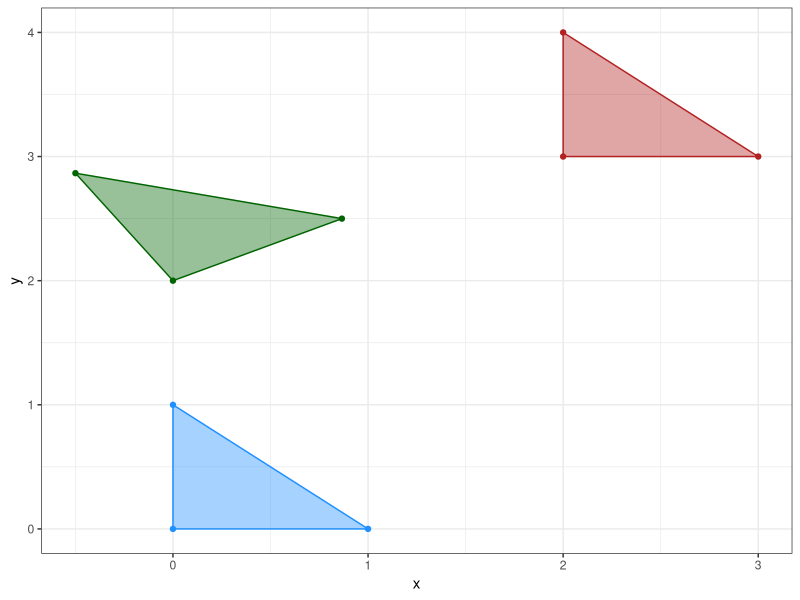
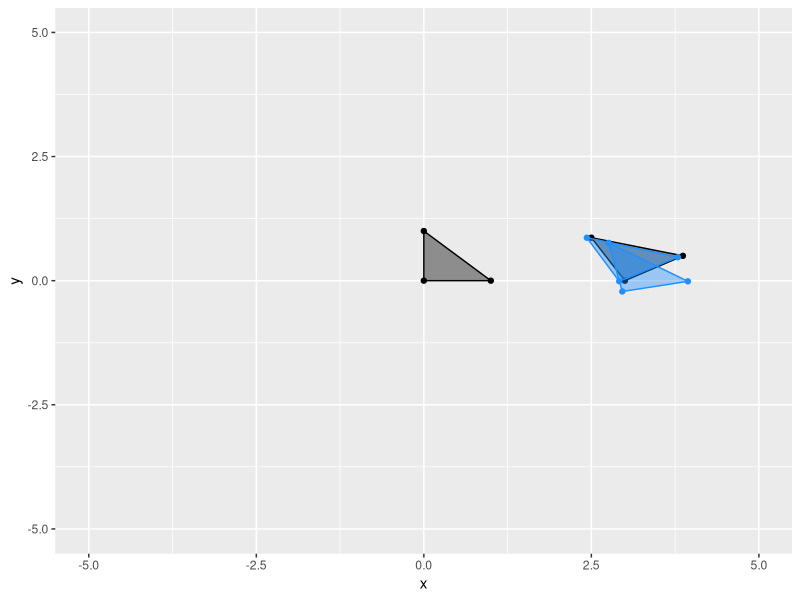

R code for these plots, in order:
library(dplyr)
library(ggplot2)
set.seed(826)


#resources:
#2d rigid motion
#https://www.cs.cornell.edu/courses/cs4620/2013fa/lectures/04transforms2d.pdf
#https://yuxng.github.io/Courses/CS6301Fall2023//lecture_04_2D_rigid_body_motions_rotation_matrices.pdf

#----------------------------------------------------------------------------------------------------------------------------
#helper functions

#change from degrees to radians
degToRad <- function(deg) {
  return(deg * pi / 180)
}

#function for rigid transformations
#theta is rotation angle in degrees
#xMove, yMove translation amounts
#rigid transformations in 2d take a single angle theta and rotate the point in that direction like the unit circle
transMaker <- function(theta, xMove, yMove) {
  #convert degrees to radians
  thetaRad <- degToRad(theta)
  #base matrix
  transi <- diag(3)
  #translation component
  transi[1:2, 3] <- c(xMove, yMove)
  #rotation component
  rotMat <- matrix(
    data = c(cos(thetaRad), sin(thetaRad), -sin(thetaRad), cos(thetaRad)),
    nrow = 2
  )
  transi[1:2, 1:2] <- rotMat

  return(transi)
}


#function to make the matrix into a data frame for graphing and descriptives
matToDf <- function(mat) {
  df <- mat |>
    t() |>
    as.data.frame()
  colnames(df) <- c("x", "y", "one")
  df$vert <- paste0("v", 1:nrow(df))
  return(df)
}

#plotting function for triangles, see application later in file
plotTri <- function(x, data, color) {
  x +
    geom_polygon(
      data = data,
      fill = color,
      color = color,
      alpha = .4
    ) +
    geom_point(
      data = data,
      color = color
    )
}

#----------------------------------------------------------------------------------------------------------------------------

#specifying the triangle vertices as a matrix
#the first row is x, second row is y, third row is that dummy 1
#this orientation allows for easy application of transformation matrices

#initial triangle to play with
tri1 <- matrix(
  data = c(
    0,0,1,
    1,0,1,
    0,1,1
  ),
  ncol = 3
)

#create a transformation that is just translation
trans1 <- transMaker(theta = 0, xMove = 2, yMove = 3)

#apply transformation to tri1
tri1Trans1 <- trans1 %*% tri1

#visualize
p1 <- ggplot(mapping = aes(x = x, y = y)) |>
  plotTri(data = matToDf(tri1), color = "dodgerblue") |>
  plotTri(data = matToDf(tri1Trans1), color = "firebrick") +
  theme_bw()



#transformation with rotation
trans2 <- transMaker(theta = 30, xMove = 0, yMove = 2)
tri1Trans2 <- trans2 %*% tri1
p2 <- p1 |>
  plotTri(data = matToDf(tri1Trans2), color = "darkgreen")
p2



#adding error to the transformation
simulateTrans <- function(
  n, thetaMean = 30, thetaSd = 1, 
  xMean = 3, xSd = 1,
  yMean = 0, ySd = 1
){

  #holder to the trans matrices
  transHolder <- vector(mode = "list", length = n)

  

  #generate transformation matrix with error
  for (i in 1:n) {
    #params with error
    thetai <- rnorm(1, mean = thetaMean, sd = thetaSd)
    xi <- rnorm(1, mean = xMean, sd = xSd)
    yi <- rnorm(1, mean = yMean, sd = ySd)

    #create trans matrix
    transHolder[[i]] <- transMaker(
      theta = thetai,
      xMove = xi,
      yMove = yi
    )
    print(thetai)
  }

  return(transHolder)
}


transTrue <- transMaker(theta = 30, xMove = 3, yMove = 0)
tri1TransTrue <- transTrue %*% tri1

#remeber that theta is in terms of degrees so its sd must be larger
transError <- simulateTrans(n = 2, thetaSd = 10, xSd = .1, ySd = .1) 
tri1TransError <- lapply(transError, function(x) {x %*% tri1})

pError <- ggplot(mapping = aes(x = x, y = y)) |>
  plotTri(data = matToDf(tri1), color = "black") |>
  plotTri(data = matToDf(tri1TransTrue), color = "black") |>
  plotTri(data = matToDf(tri1TransError[[1]]), color = "dodgerblue") |>
  plotTri(data = matToDf(tri1TransError[[2]]), color = "dodgerblue") +
  xlim(-5,5) +
  ylim(-5,5)
pError
